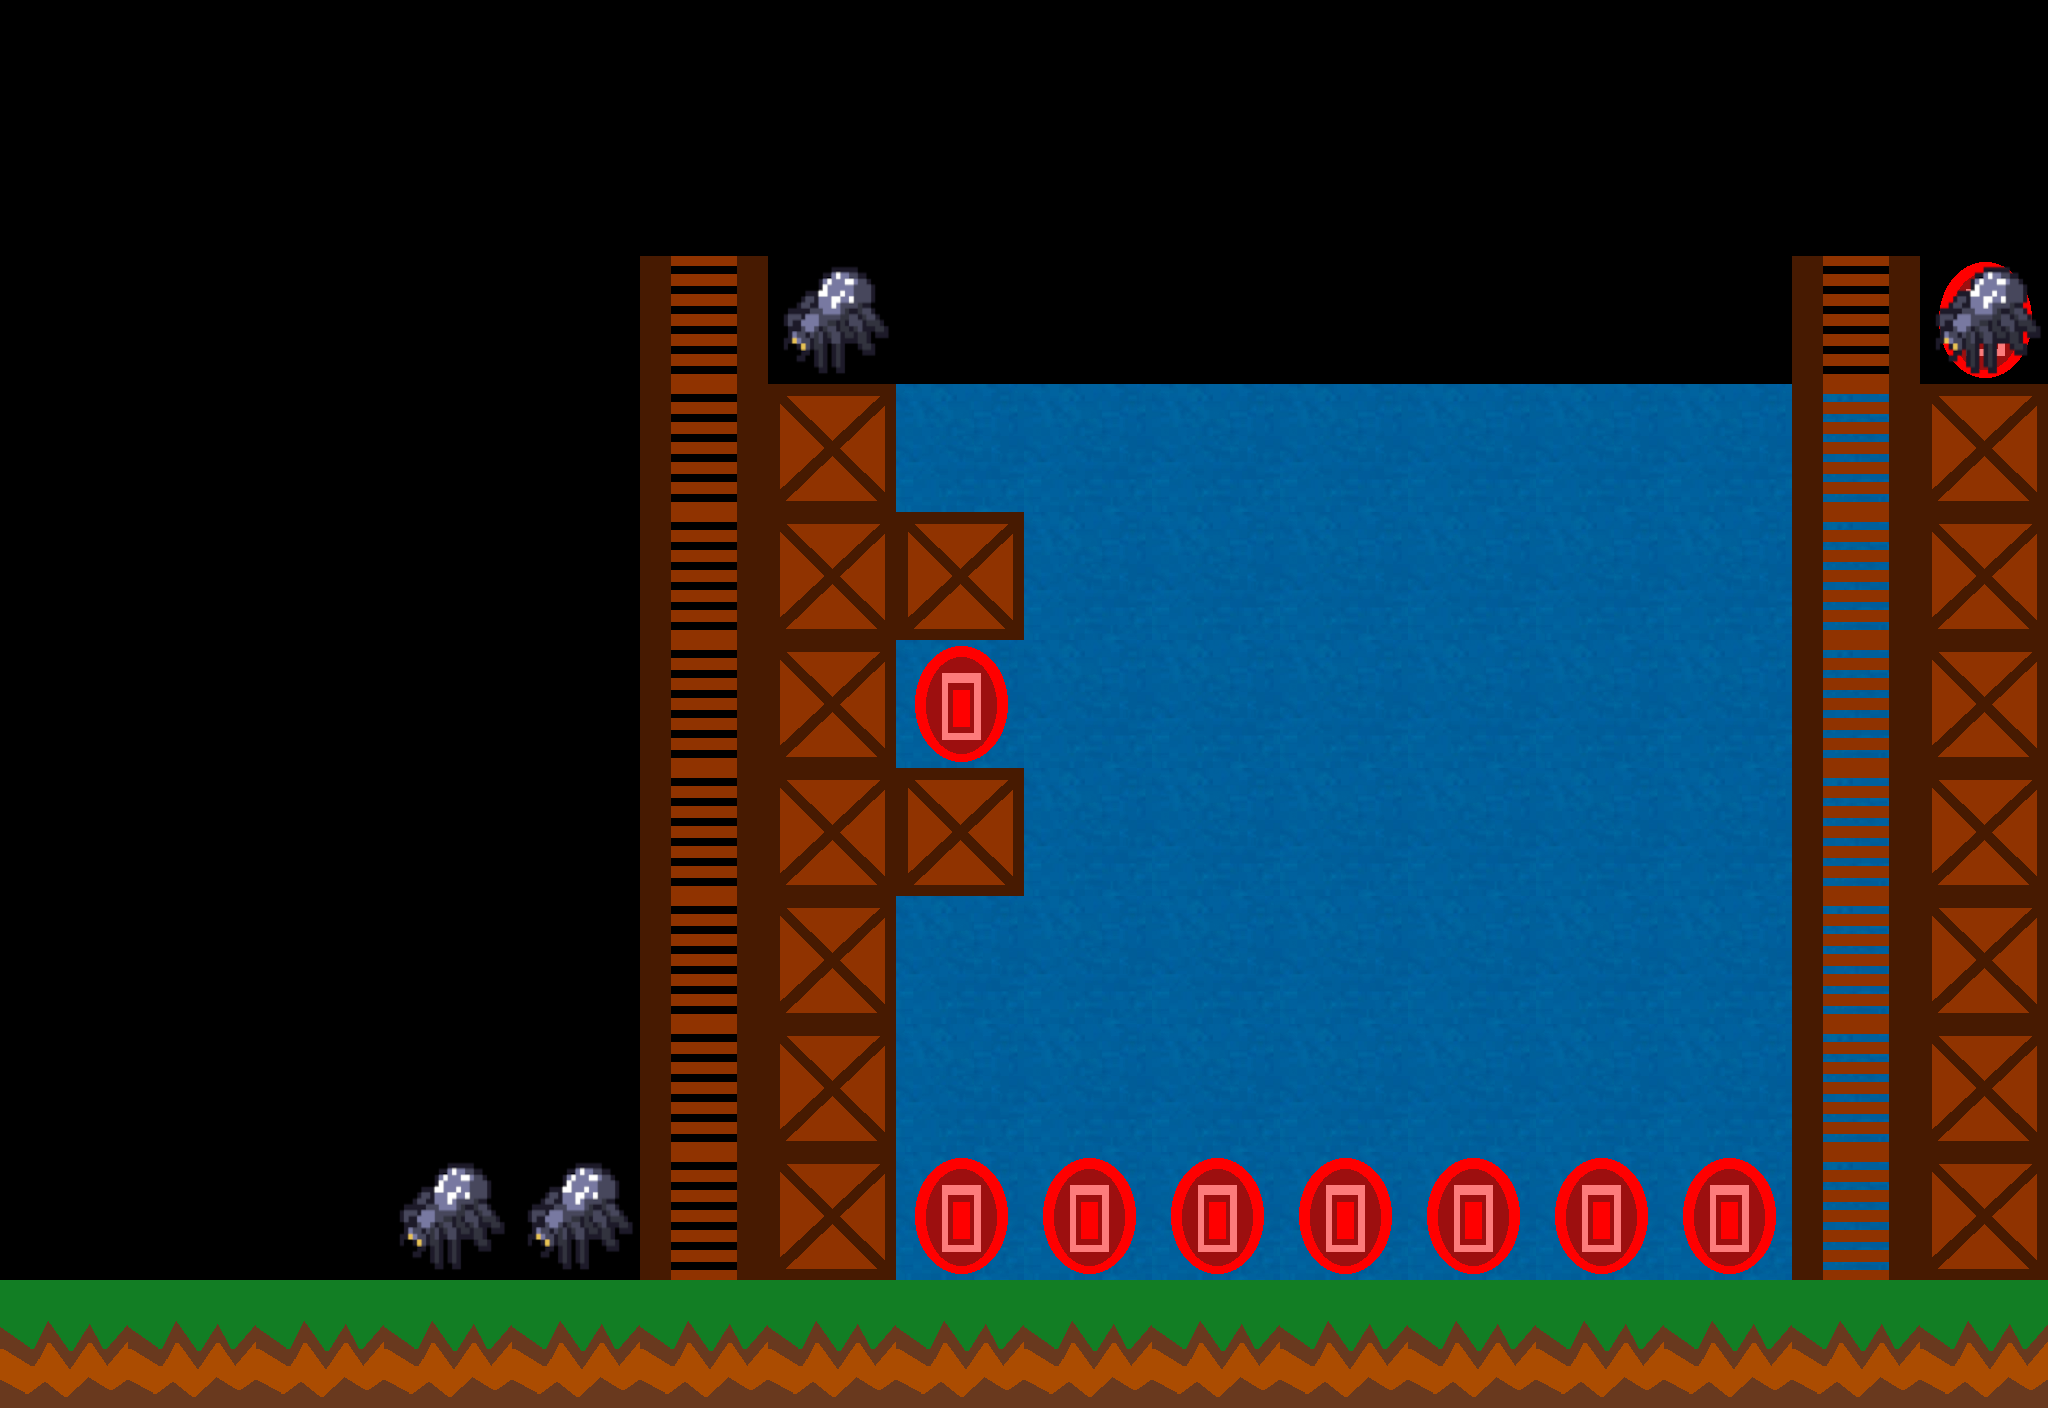

Rendered tile map (Tiled .tmx) drawn with the repository's tilesets; below, a short description and the map source with its tile grids summarised:
An orthogonal 16x11 tile map with 128x128 px tiles, 5 tile layers (Water, Platforms, Ladders, Coins, ...).

<map version="1.4" tiledversion="1.4.2" orientation="orthogonal" renderorder="right-down" width="16" height="11" tilewidth="128" tileheight="128" infinite="0" nextlayerid="7" nextobjectid="1">
 <tileset firstgid="1" name="tiles" tilewidth="128" tileheight="128" tilecount="6" columns="0">
  <grid orientation="orthogonal" width="1" height="1" />
  <tile id="1">
   <image width="128" height="128" source="../assets/box.png" />
  </tile>
  <tile id="3">
   <image width="128" height="128" source="../assets/ruby.png" />
  </tile>
  <tile id="4">
   <image width="128" height="128" source="../assets/spider.png" />
  </tile>
  <tile id="5">
   <image width="128" height="128" source="../assets/water.png" />
  </tile>
  <tile id="6">
   <image width="128" height="128" source="../assets/grass.png" />
  </tile>
  <tile id="7">
   <image width="128" height="128" source="../assets/ladder.png" />
  </tile>
 </tileset>
 <layer id="2" name="Water" width="16" height="11">
  <data>[176 cells, 56 non-empty, 1 distinct tile ids]</data>
 </layer>
 <layer id="1" name="Platforms" width="16" height="11">
  <data>[176 cells, 32 non-empty, 2 distinct tile ids]</data>
 </layer>
 <layer id="5" name="Ladders" width="16" height="11">
  <data>[176 cells, 16 non-empty, 1 distinct tile ids]</data>
 </layer>
 <layer id="3" name="Coins" width="16" height="11">
  <data>[176 cells, 9 non-empty, 1 distinct tile ids]</data>
 </layer>
 <layer id="6" name="Spiders" width="16" height="11">
  <data>[176 cells, 4 non-empty, 1 distinct tile ids]</data>
 </layer>
</map>